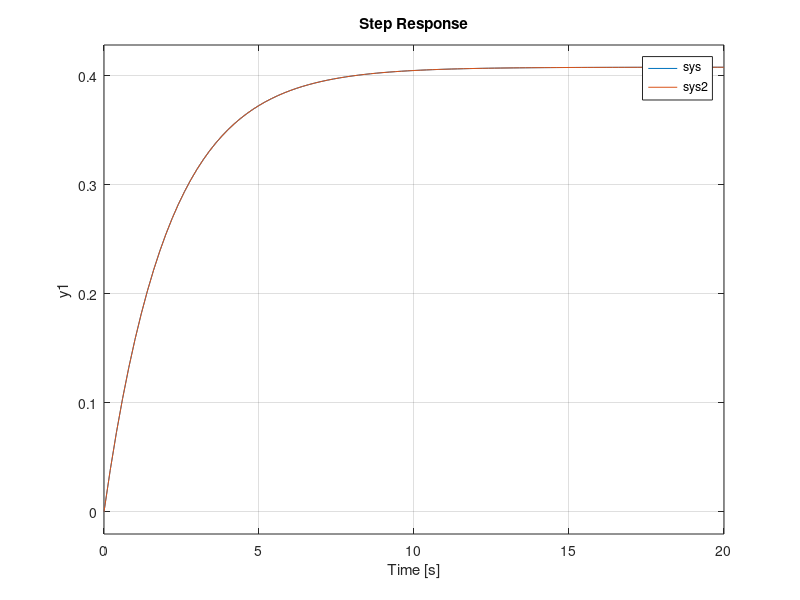

Recreate this plot in MATLAB.
clear; close all; clc;

% variaveis
A_t = 5;    % area tanque
A_v = 0.5;  % area valvula
alpha = 1;  % variavel fluxo valvula
                % 1 = completamente aberta
                % 0 = completamente fechada
g = 9.81;   % gravidade
u_0 = 1;    % entrada inicial
% altura inicial
h_0 = (u_0/(alpha*A_v*sqrt(2*g)))^2;

% matrizes de estado
A = -(alpha*A_v*sqrt(2*g))/(2*A_t*sqrt(h_0));
B = 1/A_t;
C = 1;
D = 0;

% 1 e 2
sys = ss(A,B,C,D)
figure(1)

% 3
[num, den] = ss2tf(A,B,C,D);
sys2 = tf(num,den)
step(sys, sys2)
legend('sys','sys2')

